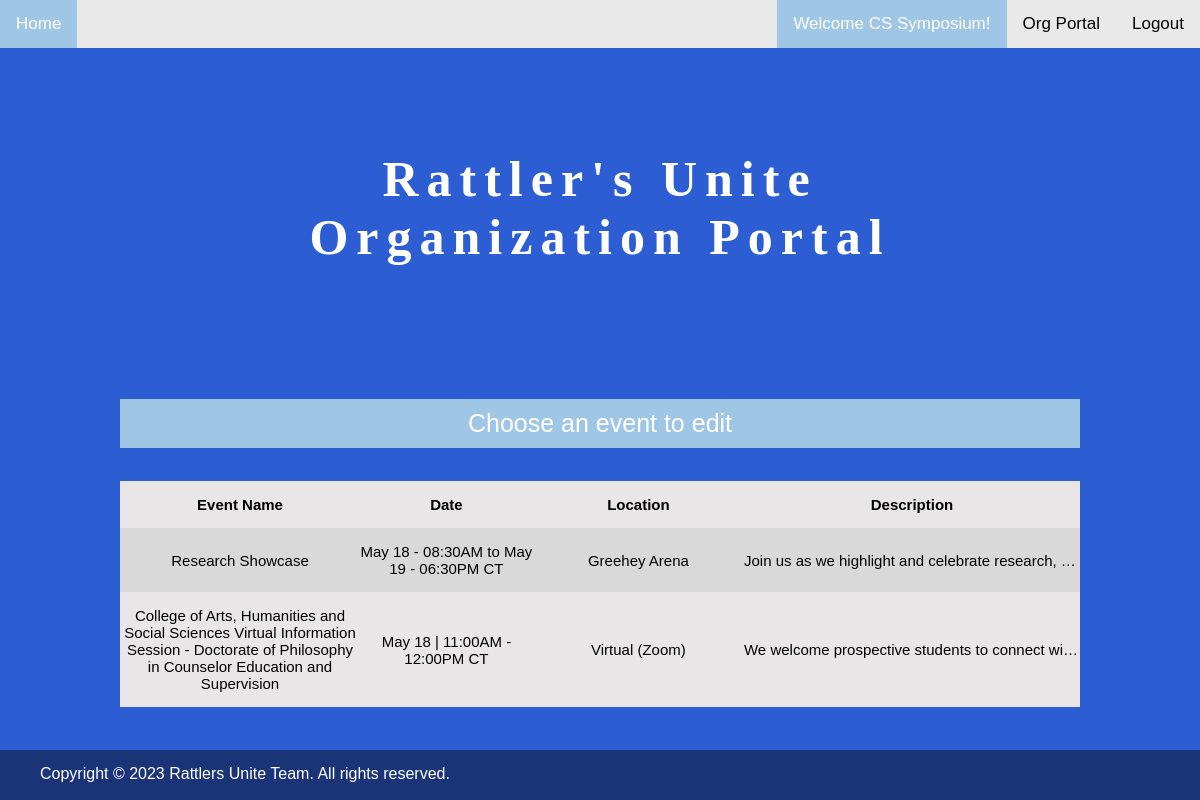
/portal/eventtables/edit (signed in), run on an earlier commit of the app's database.
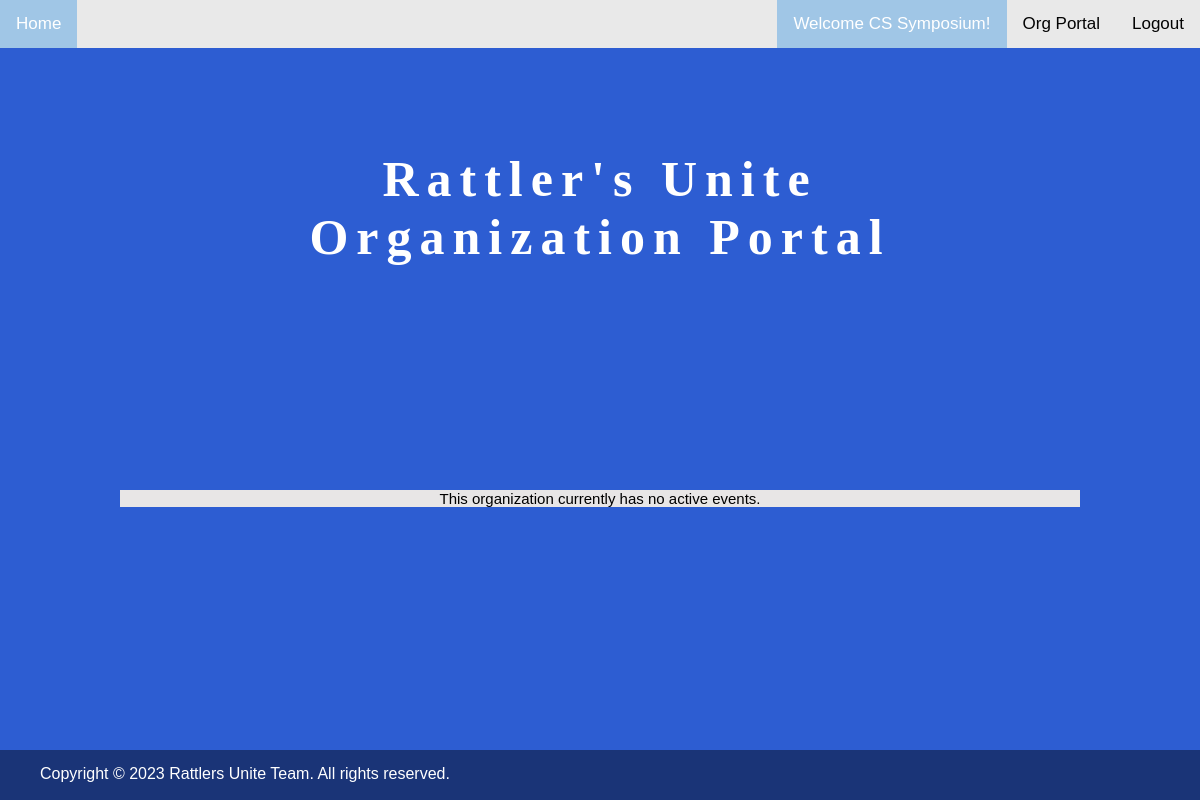
And on a later commit of the database.
### models.py (models this page shows, shortened)
class Event(db.Model):
    __tablename__ = "Events"
    ID = db.Column(db.Integer, primary_key=True, autoincrement=True)
    Name = db.Column(db.String, nullable=False)
    Organization = db.Column(db.Integer, db.ForeignKey("Accounts.id"))
    StartDate = db.Column(db.DateTime, nullable=False)
    EndDate = db.Column(db.DateTime, nullable=False)
    Location = db.Column(db.String, nullable=False, default="St. Mary's University")
    Description = db.Column(db.String, nullable=False)
    Category = db.Column(db.String, nullable=False)
    EventIcon = db.Column(db.String, default="../static/defaults/STMUlogo.jpg")
    EventBanner = db.Column(db.String, default="../static/defaults/STMUlogo.png")

### admin.py (the view)
@admin_view.route("/portal/eventtables/<method>")
def event_tables(method):
    orgID = current_user.id
    events = list_org_events(current_user.id)
    return render_template(
        "admin/eventTables.html", events=events, org=orgID, method=method
    )

### app.py (called while the page is built)
@login_manager.user_loader
def load_user(user_id: int):
    user = Account.query.get(user_id)
    if user:
        return user
    return None

@app.template_filter()
def format_datetime(start: datetime, end: datetime):
    if start.day == end.day:
        startStr = datetime.strftime(start, "%b %d | %I:%M%p")
        endStr = datetime.strftime(end, " - %I:%M%p CT")
    else:
        startStr = datetime.strftime(start, "%b %d - %I:%M%p")
        endStr = datetime.strftime(end, " to %b %d - %I:%M%p CT")
    return startStr + endStr

### views.py (called while the page is built)
def list_org_events(org_id):
    now = datetime.now()
    query = db.session.query(Event)
    query = query.filter(Event.EndDate > now)
    query = query.filter(Event.Organization == org_id)
    return query.all()

### templates/admin/eventTables.html (shortened to what this page needs)
{% extends 'admin/orgbase.html' %}
{% block content %}
<div class="container">
    <div class="centered">
        <p class="welcome">
            Rattler's Unite Organization Portal
        </p>
    </div>
</div>
{% if events %}
<p class="eventTable title"> Choose an event to {{ method }}</p>
<table class="eventTable">
    <thead>
        <tr>
            <th scope="col">Event Name</th>
            <th scope="col">Date</th>
            <th scope="col">Location</th>
            <th scope="col">Description</th>
        </tr>
    </thead>
    <tbody>
        {% for e in events %}
            {% if method == 'edit' %}
            <tr>
                <td scope="row"><a href="{{url_for('admin.edit_event', id=e['ID']) }}">{{e['Name'|text_limiter]}}</a></td>
                <td><a href="{{url_for('admin.edit_event', id=e['ID']) }}">{{ e['StartDate']|format_datetime(e['EndDate'])}}</a></td>
                <td><a href="{{url_for('admin.edit_event', id=e['ID']) }}">{{ e['Location']}}</a></td>
                <td><a href="{{url_for('admin.edit_event', id=e['ID']) }}">{{ e['Description'|text_limiter]}}</a></td>
            </tr>
            {% else %}
            <tr><td>Method not defined</td></tr>
            {% endif %}
        {% endfor %}
    </tbody>
</table>
{% else %}
<p class="eventTable">This organization currently has no active events.</p>
{% endif %}
{% endblock %}

What changed in the data, as far as the page shows it:
no longer on this page (row edited): Event: Name "Research Showcase", StartDate "May 18 - 08:30AM to May 19 - 06:30PM CT", Location "Greehey Arena", Description "Join us as we highlight and celebrate research,…"
no longer on this page (row edited): Event: Name "College of Arts, Humanities and Social Sciences Virtual Information Session - Doctorate of Philosophy in Counselor Education and Supervision", StartDate "May 18 | 11:00AM - 12:00PM CT", Location "Virtual (Zoom)", Description "We welcome prospective students to connect wi…"
Also different on the page:
{{ method }}: "edit" → (not shown)
text no longer shown: "Choose an event to Event Name Date Location Description"
text now shown: "This organization currently has no active events."
